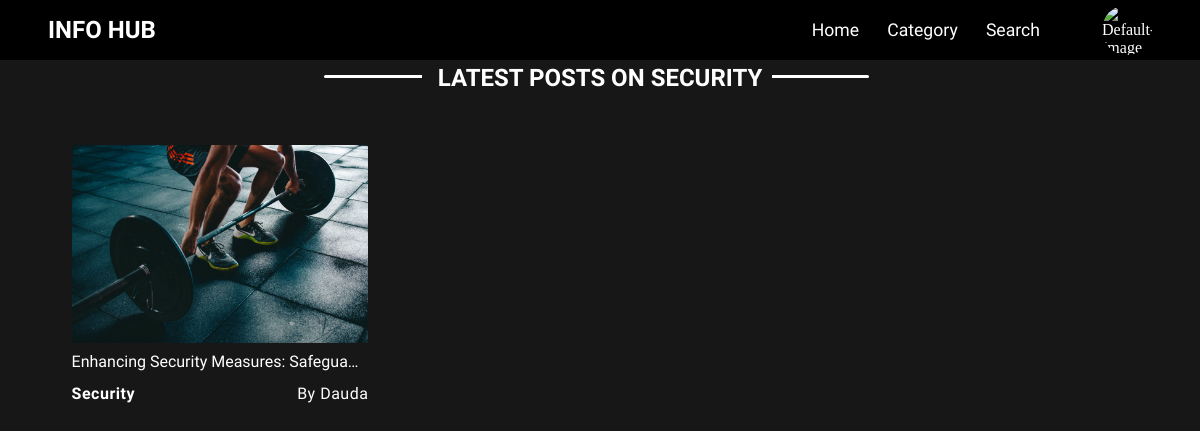
The page /Category/Security/ on the database its author committed.
### blogApp/models.py (models this page shows, shortened)
class Post(models.Model):
    class NewManager(models.Manager):
        def get_queryset(self):
            return super().get_queryset() .filter(Status='published')
    options = (
        ('draft', 'Draft'),
        ('published', 'Published'),
    )
    Title = models.CharField(max_length=250)
    First_Name = models.CharField(max_length=15)
    Last_Name = models.CharField(max_length=15)
    Email = models.EmailField(max_length=30)
    slug = models.SlugField(max_length=250, unique_for_date='Publish', default='default')
    Publish = models.DateTimeField(default=timezone.now )
    Author = models.ForeignKey (User, on_delete=models.CASCADE, related_name='blog_posts')
    Content = models.TextField()
    Category = models.ForeignKey(Category, on_delete=models.PROTECT, default=1)
    Category_Tag = models.CharField(max_length=20, default='Default')
    Image = models.ImageField(upload_to=User_Directory_Path)
    Status = models.CharField(max_length=10, choices=options, default='draft')
    Objects = models.Manager() #default Manager
    Newmanager = NewManager() #custom manager
    likes_count = models.IntegerField(default='0')
    likes = models.ManyToManyField(User, related_name='like', default=None, blank=True)
    liked = models.BooleanField(default=False)
    def get_absolute_url(self):
        return reverse('blogApp:Single_Post', args=[self.slug])
    class Meta:
        ordering = ('-Publish',)[:8]

### blogApp/views.py (the view)
# urls.py: path('Category/<Category>/', views.CategoryListView.as_view(), name='Category'),
class CategoryListView(ListView):
    template_name = 'blogApp/Category_Pages.html'
    context_object_name = 'Category_List'
    def get_queryset(self):
       Category_Content = {
            'Category' : self.kwargs['Category'],
            'Category_Post' : Post.Objects.filter(Category__name=self.kwargs['Category']).filter(Status='published')
        }
       return Category_Content

### blogApp/context_processor.py (called while the page is built)
def Category_List_Options(request):
    Category_List_Options = Category.objects.exclude(name='Default')
    return {'Category_List_Options' : Category_List_Options}

### blogApp/templates/blogApp/Category_Pages.html (shortened to what this page needs)
{% extends "blogApp/Base.html" %}
    {% load static %}
        {% block templates %}
            <div class="wrapper">
                <div class="Updates">
                    <h1>latest Posts on  {{Category_List.Category}}</h1>
                </div>
                {% for Categories_Post in Category_List.Category_Post   %}
                  <div class="Grid CategorySingleGrid">
                    <div class="Grid-Item">
                        <div class="Card">
                            <img  src="{{Categories_Post.Image.url}}" alt="{{ Categories_Post.Category_Tag}}">
                                <a href="{{Categories_Post.get_absolute_url}}"><p>{{ Categories_Post.Title|truncatechars:37}}</p></a>
                                 <div class="Card-Footer">
                                    <h3>{{Categories_Post.Category_Tag}}</h3>
                                    <p>By {{Categories_Post.Last_Name }}</p>
                                </div>
                        </div>
                    </div>
                  </div>
                {% endfor %}
            </div>
        {% endblock %}

### blogApp/static/css/Main.css (style rules this page uses)
:root { --FS-Paragraph-xm: .5rem; --FS-Paragraph-md: .6rem; --FS-Paragraph-md2: .7rem; --FS-Paragraph-bg: .8rem; --FS-Paragraph-bg2: .9rem; --FS-Heading-xm: .5rem; --FS-Heading-md: .6rem; --FS-Heading-bg: .7rem; --FS-Heading-md2: .8rem; --FS-Heading-bg2: .9rem; --FS-Paragraph: 1rem; --FS-Paragraph2: 1.1rem; --FS-Paragraph3: 1.2rem; --FS-Paragraph4: 1.3rem; --FS-Heading1:clamp(.4rem, 1rem, 1.5rem); --FS-Small-Heading:1.1rem; --FS-Small-Heading2:1.2rem; --FS-Small-Heading3:1.3rem; --FS-Small-Heading4:1.4rem; --FS-Heading2: 1.5rem; --FS-Heading3: 1.7rem; --FS-Heading4: 2rem; }
* { padding: 0; margin: 0; box-sizing: border-box; }
body { background-color: #0b0b0bf2; }
a { text-decoration: none; color: #fff; cursor: pointer; }
.Updates { display: flex; flex-direction: row; justify-content: center; align-items: center; margin-top: 4em; color: #fff; }
.Updates h1 { font-size:var(--FS-Heading2); font-family: 'Oswald', sans-serif; text-transform: uppercase; position: relative; }
.Updates h1::after { content: ""; position: absolute; top:40%; left: -35%; height: 10%; width: 30%; background-color: #fff; border-bottom-left-radius: .1em; border-top-left-radius: .1em; }
.Updates h1::before { content: ""; position: absolute; top:40%; right: -33%; height: 10%; width: 30%; background-color: #fff; border-bottom-right-radius: .1em; border-top-right-radius: .1em; }
.CategorySingleGrid { height: 67.7vh; }
.Grid-Item { width: 100%; padding: .5em .8em; }
.Grid { display: grid; width: 95%; margin: .8em auto; grid-template-columns: repeat(3, 1fr); }
.Card { margin: 1.3em; background-color: transparent; padding: .7em .5em; border-radius: .3em; color: #fff; }
.Card img { border-radius: .1em; display: flex; object-fit: contain; width: 100%; height: 100%; }
.Card a { font-size:var(--FS-Heading1); font-family: 'Oswald', sans-serif; text-transform: capitalize; }
.Card a p { font-size: var(--FS-Paragraph); padding: .6em 0 .1em 0; }
.Card-Footer { display: flex; flex-direction: row; justify-content: space-between; letter-spacing: .5px; align-items: center; margin: .7em 0 0 0 ; }
.Card-Footer p, h3 { font-size:var(--FS-Heading1); font-family: 'Oswald', sans-serif; text-transform: capitalize; }
::placeholder { color: #000; font-family: 'Teko', sans-serif; font-size:var(--FS-Paragraph); }

### rows shown on the page
Post: Image (picture), Title "Enhancing Security Measures: Safegua…", Category_Tag "Security", Last_Name "Dauda"

### other values the page prints
{{ Category_List.Category }} "SECURITY"
